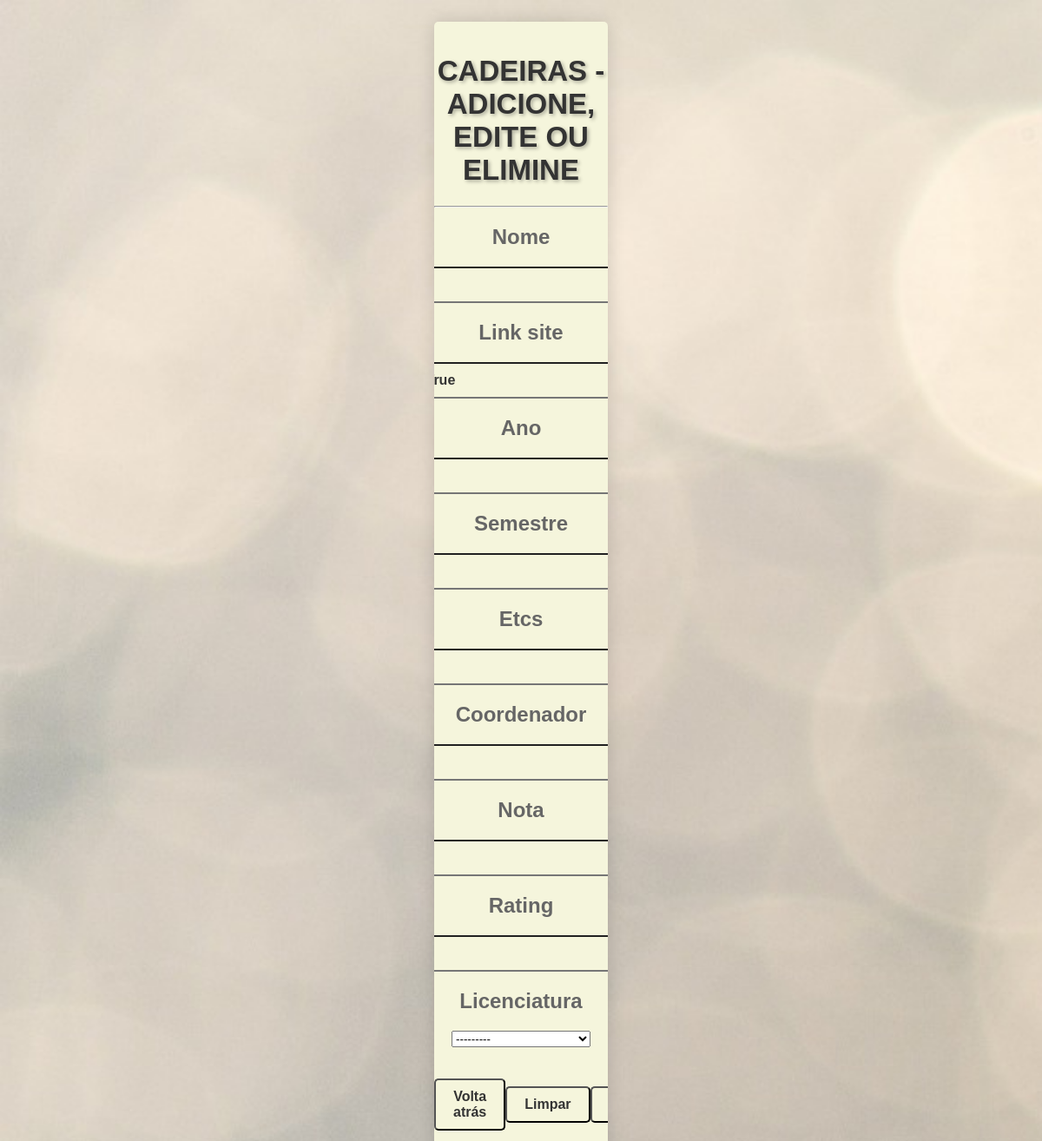
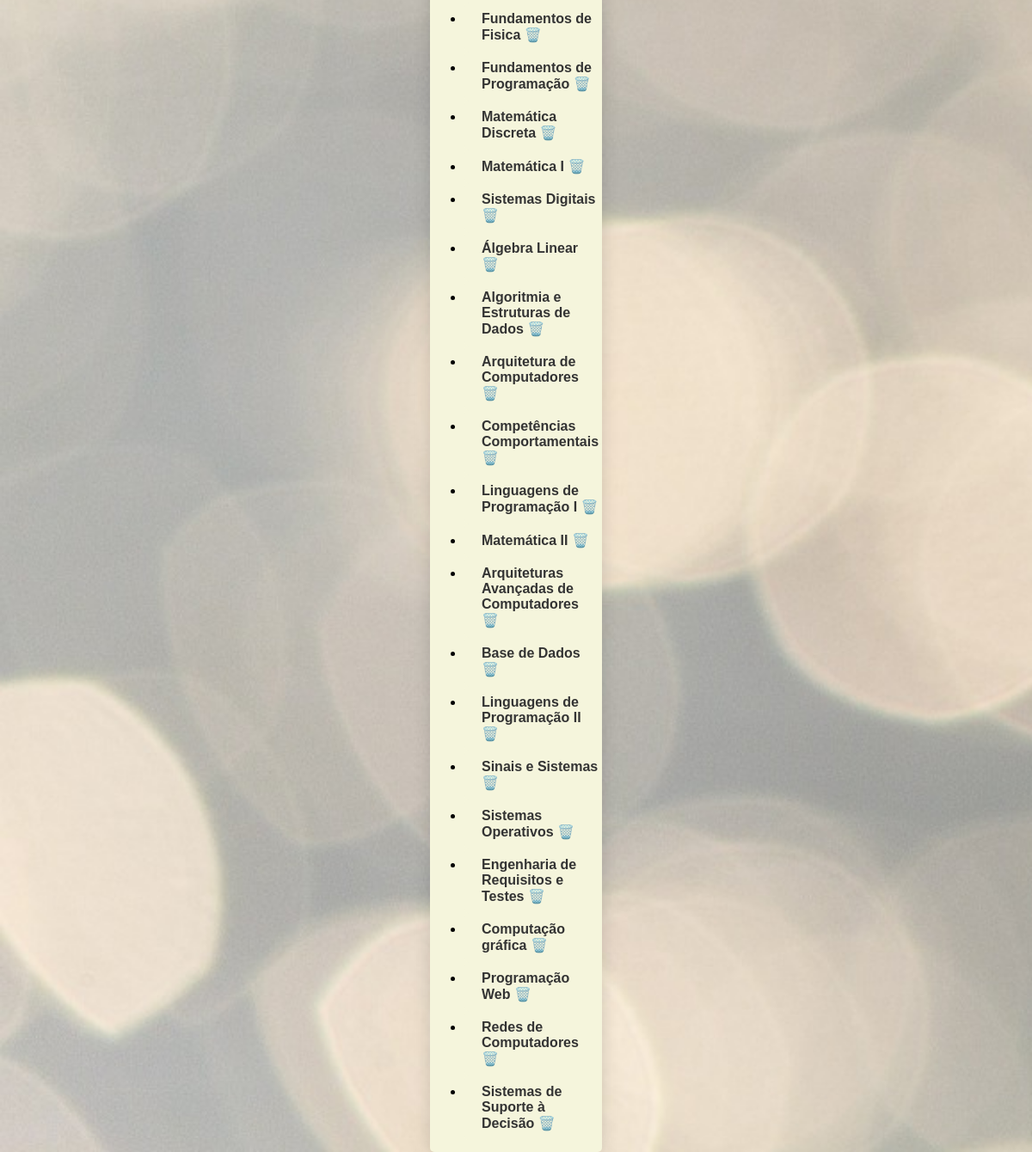
Screenshot of /cadeira/ (signed in) with the database file from the repository (2 pictures, top to bottom).
### portfolioDjango/models.py (models this page shows, shortened)
class cadeira(models.Model):
    nome = models.CharField(max_length=100)
    link_site = models.CharField(max_length=100, default=True)
    ano = models.IntegerField()
    semestre = models.IntegerField()
    etcs = models.IntegerField()
    coordenador = models.CharField(max_length=100)
    nota = models.CharField(max_length=20)
    rating = models.CharField(max_length=10, null=True, blank=True)
    licenciatura = models.ForeignKey(licenciatura, on_delete=models.CASCADE, related_name='cadeiras')

### portfolioDjango/views.py (the view, shortened to what this page needs)
# urls.py: path('cadeira/', views.formulario_cadeira_view, name='nova_cadeira'),
@login_required
def formulario_cadeira_view(request):
    form5 = CadeiraForm()
    context1 = {'form5': form5, 'cadeiras': cadeira.objects.all()}
    return render(request, 'cadeiras.html', context1)

### portfolioDjango/forms.py
class CadeiraForm(ModelForm):
    class Meta:
        model = cadeira
        fields = '__all__'

### portfolioDjango/models.py (called while the page is built)
    def __str__(self):
        return self.nome_licenciatura

### portfolioDjango/templates/cadeiras.html (shortened to what this page needs)
<!DOCTYPE html>
<html lang="pt">
{% load static %}
<head>
    <link rel="stylesheet" href="{% static 'css/cssGeral.css' %}">
</head>
<body>
    <div class="tabela-centro">
        <br>
        <form action="{% url 'nova_cadeira' %}" method="post">
            <h1>Cadeiras - Adicione, edite ou elimine</h1>
            <hr>
            <p>{{form5.nome.label}}</p>
            <p>{{form5.nome}}</p>
            <p>{{form5.link_site.label}}</p>
            <p>{{form5.link_site}}</p>
            <p>{{form5.ano.label}}</p>
            <p>{{form5.ano}}</p>
            <p>{{form5.semestre.label}}</p>
            <p>{{form5.semestre}}</p>
            <p>{{form5.etcs.label}}</p>
            <p>{{form5.etcs}}</p>
            <p>{{form5.coordenador.label}}</p>
            <p>{{form5.coordenador}}</p>
            <p>{{form5.nota.label}}</p>
            <p>{{form5.nota}}</p>
            <p>{{form5.rating.label}}</p>
            <p>{{form5.rating}}</p>
            <p>{{form5.licenciatura.label}}</p>
            <p>{{form5.licenciatura}}</p>
            <br>
            <div class="center-align">
                <a href="{% url 'index_login' %}">
                    <button type="button" class="button">Volta atrás</button>
                </a>
                <input type="reset" value="Limpar">
                <input type="submit" name="form5">
            </div>
        </form>
        <div class="center-align">
            <ul>
                {% for cadeira in cadeiras %}
                <li><a href="{% url 'edita_cadeira' cadeira_id=cadeira.id %}">{{cadeira.nome}}</a> <a
                        href="{% url 'apaga_cadeira' cadeira_id=cadeira.id %}">🗑️</a></li>
                {% endfor %}
            </ul>
        </div>
    </div>
</body>

### blog1/static/css/cssGeral.css (style rules this page uses)
* { font-family: "Arial", sans-serif; }
body, html { height: 100%; margin: 0; background-image: url("/static/img/BG.jpg"); background-repeat: no-repeat; background-attachment: fixed; background-size: cover; }
h1, .titulo { display: flex; justify-content: center; align-items: center; font-size: 33px; color: #333; text-align: center; text-transform: uppercase; text-shadow: 2px 2px 4px rgba(0, 0, 0, 0.3); }
.tabela-centro { background-color: beige; border-collapse: collapse; margin: 25px 500px; font-size: 0.9em; border-radius: 5px 5px 5px 5px; overflow: hidden; box-shadow: 0 0 20px rgba(0, 0, 0, 0.15); margin-left: center; margin-right: center; background-color: beige; }
p { display: flex; justify-content: center; align-items: center; margin-left: center; margin-right: center; color: #666; font-size: 24px; font-weight: bold; text-align: center; margin: 20px 0; }
input, button { margin-left: center; margin-right: center; background-color: #f5f5dc; color: #333; padding: 10px 20px; font-size: 16px; font-weight: bold; border-radius: 5px; transition: background-color 0.3s ease; }
.center-align { display: flex; align-items: center; justify-content: space-evenly; }
ul li { background-color: #f5f5dc; padding: 10px 20px; font-size: 16px; font-weight: bold; border-radius: 5px; transition: background-color 0.3s ease; text-decoration: none; }
a { text-decoration: none; color: #333; }

### rows the page displays
cadeira: nome "Fundamentos de Fisica"
cadeira: nome "Fundamentos de Programação"
cadeira: nome "Matemática Discreta"
cadeira: nome "Matemática I"
cadeira: nome "Sistemas Digitais"
cadeira: nome "Álgebra Linear"
cadeira: nome "Algoritmia e Estruturas de Dados"
cadeira: nome "Arquitetura de Computadores"
cadeira: nome "Competências Comportamentais"
cadeira: nome "Linguagens de Programação I"
cadeira: nome "Matemática II"
cadeira: nome "Arquiteturas Avançadas de Computadores"
cadeira: nome "Base de Dados"
cadeira: nome "Linguagens de Programação II"
cadeira: nome "Sinais e Sistemas"
cadeira: nome "Sistemas Operativos"
cadeira: nome "Engenharia de Requisitos e Testes"
cadeira: nome "Computação gráfica"
cadeira: nome "Programação Web"
cadeira: nome "Redes de Computadores"
cadeira: nome "Sistemas de Suporte à Decisão"
